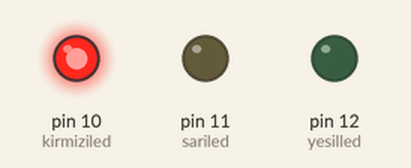
Simulated run of this sketch. Board: Arduino Uno, built with avr-gcc and run on an emulated ATmega328P. Shown: output pins drawn as LEDs (lit = HIGH).

Above: at 5.0 s.
At 15.0 s:
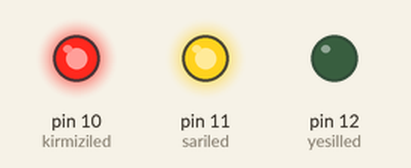
At 21.0 s:
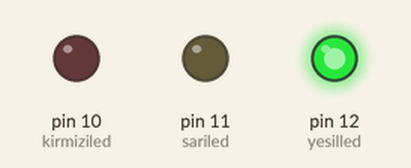
At 24.5 s:
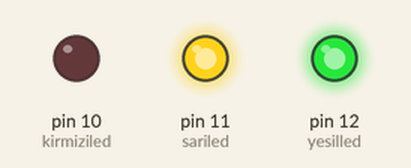
Timing chart, 0 to 35.1 s (numbered marks = the images above):
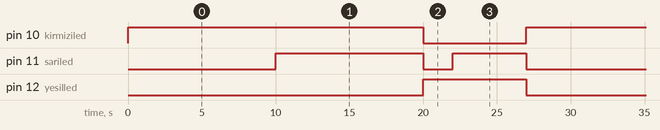

Measured:
- by itself, pin 10 (kirmiziled): alternates HIGH for 20.0 s and LOW for 7.0 s
- by itself, pin 11 (sariled): repeats every 27.0 s: LOW 2.0 s, HIGH 5.0 s, LOW 10.0 s, HIGH 10.0 s
- by itself, pin 12 (yesilled): alternates HIGH for 7.0 s and LOW for 20.0 s

The sketch:

trafikk.ino
```cpp
int kirmiziled = 10; // kırmızı ledi Arduino uno da 10 nolu pinimize atadık
int sariled = 11; // sarı ledi Arduino uno da 11 nolu pinimize atadık
int yesilled = 12; // yeşil ledi Arduino uno da 12 nolu pinimize atadık
void setup() {

pinMode(kirmiziled, OUTPUT);
pinMode(sariled, OUTPUT);
pinMode(yesilled, OUTPUT);

}

void loop() {

digitalWrite(kirmiziled, HIGH);
delay(10000);
digitalWrite(sariled, HIGH);
delay(10000);
digitalWrite(kirmiziled, LOW);
digitalWrite(sariled, LOW);
digitalWrite(yesilled, HIGH);
delay(2000);
digitalWrite(sariled, HIGH);
delay(5000);
digitalWrite(yesilled, LOW);
digitalWrite(sariled, LOW);
}
```
